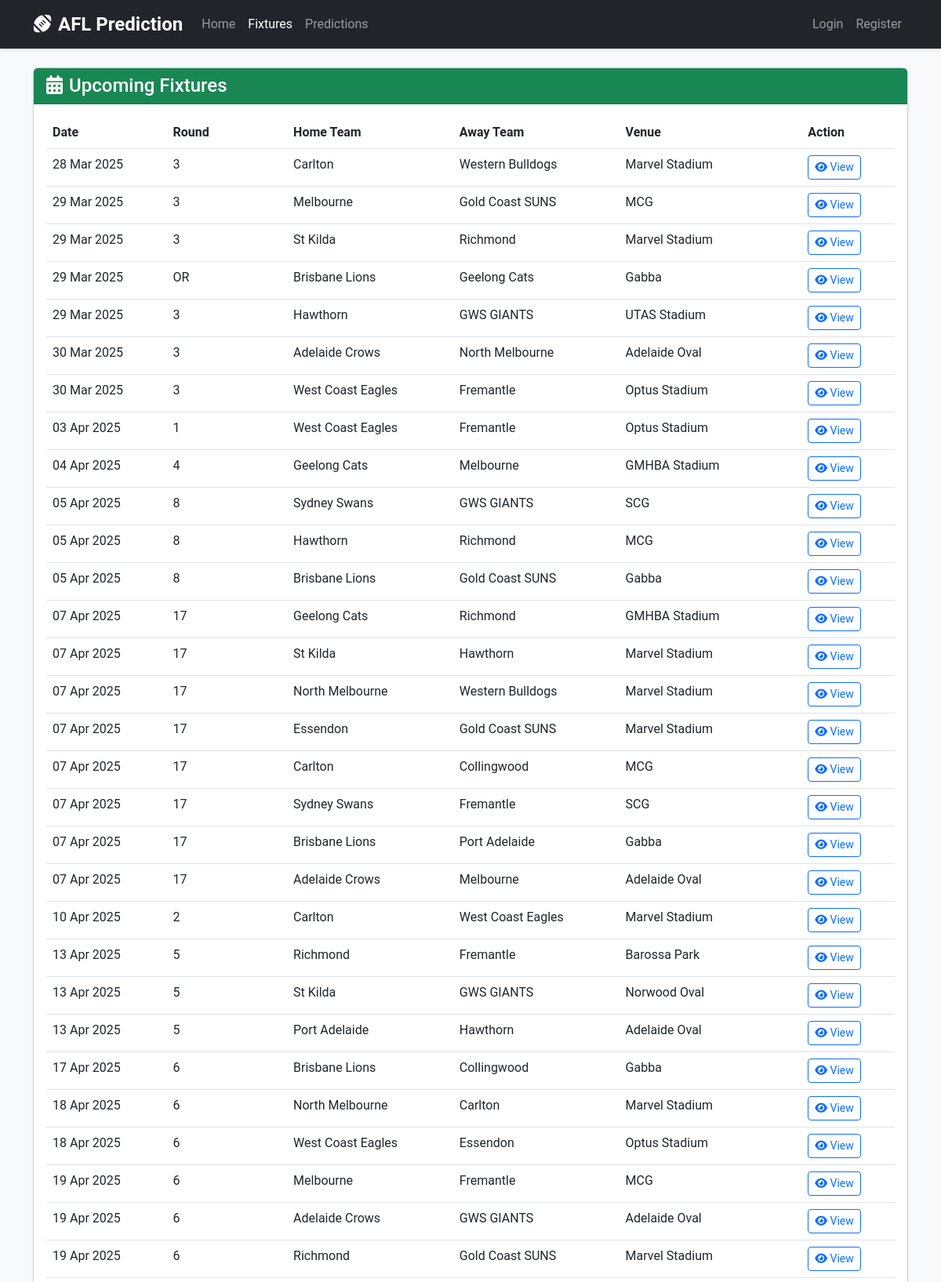
The page /fixtures (upper part) on the database its author committed.
### app.py (models this page shows, shortened)
class Fixture(db.Model):
    id = db.Column(db.Integer, primary_key=True)
    home_team = db.Column(db.String(100), nullable=False)
    away_team = db.Column(db.String(100), nullable=False)
    venue = db.Column(db.String(100), nullable=False)
    match_date = db.Column(db.DateTime, nullable=False)
    round_number = db.Column(db.Integer, nullable=False)
    season = db.Column(db.Integer, nullable=False)
    created_at = db.Column(db.DateTime, default=datetime.utcnow)

### app.py (the view)
@app.route('/fixtures')
def fixtures():
    upcoming_fixtures = Fixture.query.filter(Fixture.match_date > datetime.utcnow()).order_by(Fixture.match_date).all()
    past_fixtures = Fixture.query.filter(Fixture.match_date <= datetime.utcnow()).order_by(Fixture.match_date.desc()).limit(10).all()
    return render_template('fixtures.html', upcoming_fixtures=upcoming_fixtures, past_fixtures=past_fixtures)

### templates/fixtures.html (shortened to what this page needs)
{% extends 'base.html' %}
{% block content %}
<div class="card shadow-sm mb-4">
    <div class="card-header bg-success text-white">
        <h4 class="mb-0"><i class="fas fa-calendar-alt me-2"></i>Upcoming Fixtures</h4>
    </div>
    <div class="card-body">
        {% if upcoming_fixtures %}
        <div class="table-responsive">
            <table class="table table-hover">
                <thead>
                    <tr>
                        <th>Date</th>
                        <th>Round</th>
                        <th>Home Team</th>
                        <th>Away Team</th>
                        <th>Venue</th>
                        <th>Action</th>
                    </tr>
                </thead>
                <tbody>
                    {% for fixture in upcoming_fixtures %}
                    <tr>
                        <td>{{ fixture.match_date.strftime('%d %b %Y') }}</td>
                        <td>{{ fixture.round_number }}</td>
                        <td>{{ fixture.home_team }}</td>
                        <td>{{ fixture.away_team }}</td>
                        <td>{{ fixture.venue }}</td>
                        <td>
                            <a href="{{ url_for('fixture_detail', fixture_id=fixture.id) }}" class="btn btn-sm btn-outline-primary">
                                <i class="fas fa-eye"></i> View
                            </a>
                        </td>
                    </tr>
                    {% endfor %}
                </tbody>
            </table>
        </div>
        {% else %}
        <div class="alert alert-info">
            <i class="fas fa-info-circle me-2"></i>
            No upcoming fixtures available.
        </div>
        {% endif %}
    </div>
</div>
{% endblock %}

### static/css/style.css (style rules this page uses)
body { font-family: 'Roboto', sans-serif; background-color: #f8f9fa; }
.card { border-radius: 0.5rem; margin-bottom: 1.5rem; box-shadow: 0 4px 6px rgba(0, 0, 0, 0.1); transition: transform 0.3s ease, box-shadow 0.3s ease; }
.card-header { border-radius: 0.5rem 0.5rem 0 0; }
.table-hover tbody tr { transition: background-color 0.2s ease; }
.fade-in { animation: fadeIn 0.5s ease-in; }

### rows shown on the page
Fixture: match_date "28 Mar 2025", round_number "3", home_team "Carlton", away_team "Western Bulldogs", venue "Marvel Stadium"
Fixture: match_date "29 Mar 2025", round_number "3", home_team "Melbourne", away_team "Gold Coast SUNS", venue "MCG"
Fixture: match_date "29 Mar 2025", round_number "3", home_team "St Kilda", away_team "Richmond", venue "Marvel Stadium"
Fixture: match_date "29 Mar 2025", round_number "OR", home_team "Brisbane Lions", away_team "Geelong Cats", venue "Gabba"
Fixture: match_date "29 Mar 2025", round_number "3", home_team "Hawthorn", away_team "GWS GIANTS", venue "UTAS Stadium"
Fixture: match_date "30 Mar 2025", round_number "3", home_team "Adelaide Crows", away_team "North Melbourne", venue "Adelaide Oval"
Fixture: match_date "30 Mar 2025", round_number "3", home_team "West Coast Eagles", away_team "Fremantle", venue "Optus Stadium"
Fixture: match_date "03 Apr 2025", round_number "1", home_team "West Coast Eagles", away_team "Fremantle", venue "Optus Stadium"
Fixture: match_date "04 Apr 2025", round_number "4", home_team "Geelong Cats", away_team "Melbourne", venue "GMHBA Stadium"
Fixture: match_date "05 Apr 2025", round_number "8", home_team "Sydney Swans", away_team "GWS GIANTS", venue "SCG"
Fixture: match_date "05 Apr 2025", round_number "8", home_team "Hawthorn", away_team "Richmond", venue "MCG"
Fixture: match_date "05 Apr 2025", round_number "8", home_team "Brisbane Lions", away_team "Gold Coast SUNS", venue "Gabba"
Fixture: match_date "07 Apr 2025", round_number "17", home_team "Geelong Cats", away_team "Richmond", venue "GMHBA Stadium"
Fixture: match_date "07 Apr 2025", round_number "17", home_team "St Kilda", away_team "Hawthorn", venue "Marvel Stadium"
Fixture: match_date "07 Apr 2025", round_number "17", home_team "North Melbourne", away_team "Western Bulldogs", venue "Marvel Stadium"
Fixture: match_date "07 Apr 2025", round_number "17", home_team "Essendon", away_team "Gold Coast SUNS", venue "Marvel Stadium"
Fixture: match_date "07 Apr 2025", round_number "17", home_team "Carlton", away_team "Collingwood", venue "MCG"
Fixture: match_date "07 Apr 2025", round_number "17", home_team "Sydney Swans", away_team "Fremantle", venue "SCG"
Fixture: match_date "07 Apr 2025", round_number "17", home_team "Brisbane Lions", away_team "Port Adelaide", venue "Gabba"
Fixture: match_date "07 Apr 2025", round_number "17", home_team "Adelaide Crows", away_team "Melbourne", venue "Adelaide Oval"
Fixture: match_date "10 Apr 2025", round_number "2", home_team "Carlton", away_team "West Coast Eagles", venue "Marvel Stadium"
Fixture: match_date "13 Apr 2025", round_number "5", home_team "Richmond", away_team "Fremantle", venue "Barossa Park"
Fixture: match_date "13 Apr 2025", round_number "5", home_team "St Kilda", away_team "GWS GIANTS", venue "Norwood Oval"
Fixture: match_date "13 Apr 2025", round_number "5", home_team "Port Adelaide", away_team "Hawthorn", venue "Adelaide Oval"
Fixture: match_date "17 Apr 2025", round_number "6", home_team "Brisbane Lions", away_team "Collingwood", venue "Gabba"
Fixture: match_date "18 Apr 2025", round_number "6", home_team "North Melbourne", away_team "Carlton", venue "Marvel Stadium"
Fixture: match_date "18 Apr 2025", round_number "6", home_team "West Coast Eagles", away_team "Essendon", venue "Optus Stadium"
Fixture: match_date "19 Apr 2025", round_number "6", home_team "Melbourne", away_team "Fremantle", venue "MCG"
Fixture: match_date "19 Apr 2025", round_number "6", home_team "Adelaide Crows", away_team "GWS GIANTS", venue "Adelaide Oval"
Fixture: match_date "19 Apr 2025", round_number "6", home_team "Richmond", away_team "Gold Coast SUNS", venue "Marvel Stadium"
